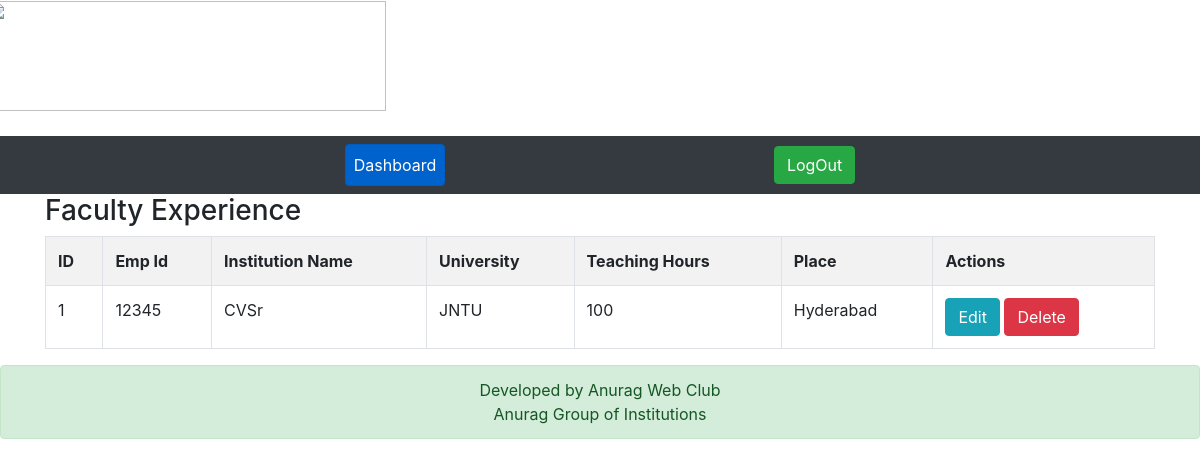
The page /index.php/faculty_experience on the database as committed earlier.
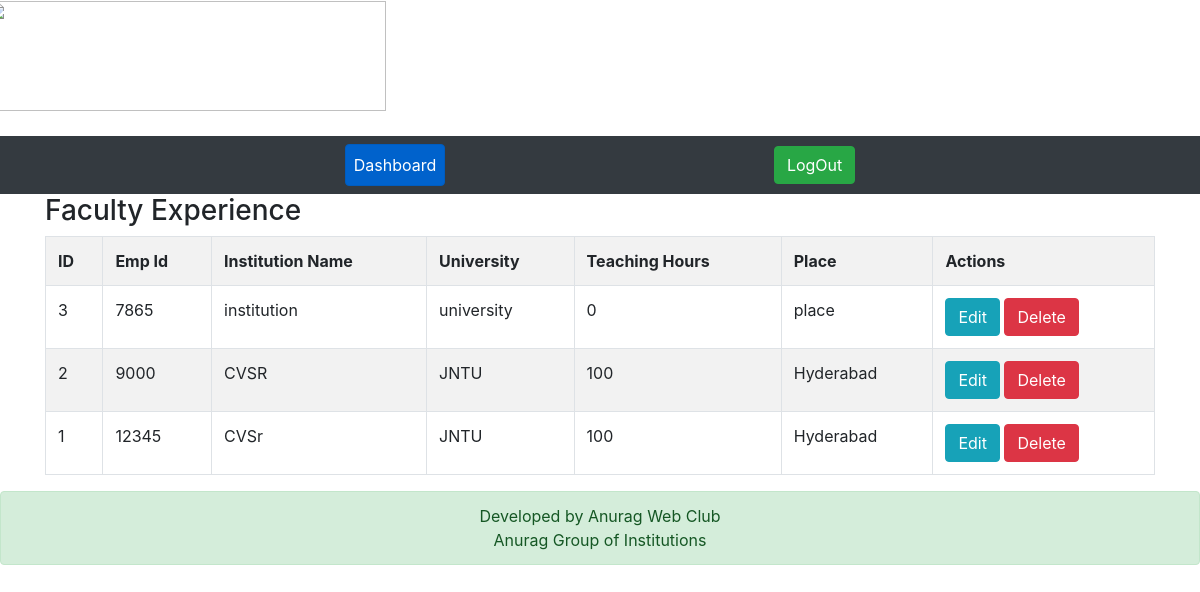
The same page on the database as committed later.
### tables this page shows
CREATE TABLE IF NOT EXISTS `faculty_experience` (
  `id` int(11) NOT NULL AUTO_INCREMENT,
  `emp_id` int(11) NOT NULL,
  `institution_name` varchar(100) NOT NULL,
  `university` varchar(100) NOT NULL,
  `teaching_hours` int(11) NOT NULL,
  `place` varchar(100) NOT NULL,
  PRIMARY KEY (`id`)
);

### application/controllers/Faculty_experience.php (called while the page is built, shortened)
<?php
class Faculty_experience extends CI_Controller{
    function __construct()
    {
        $this->load->model('Faculty_experience_model');
    }
    function index()
    {
        $data['faculty_experience'] = $this->Faculty_experience_model->get_all_faculty_experience();
        $data['heading'] = 'Faculty Experience';
        $data['_view'] = 'faculty_experience/index';
        $this->load->view('layouts/main',$data);
    }
}

### index.php (called while the page is built, shortened)
<?php
require_once BASEPATH.'core/CodeIgniter.php';

### application/models/Faculty_experience_model.php (called while the page is built, shortened)
<?php
class Faculty_experience_model extends CI_Model
{
    function get_all_faculty_experience()
    {
        $this->db->order_by('id', 'desc');
        return $this->db->get('faculty_experience')->result_array();
    }
}

### application/views/faculty_experience/index.php (the view)
<table class="table table-striped table-bordered">
    <tr>
		<th>ID</th>
		<th>Emp Id</th>
		<th>Institution Name</th>
		<th>University</th>
		<th>Teaching Hours</th>
		<th>Place</th>
		<th>Actions</th>
    </tr>
	<?php foreach($faculty_experience as $f){ ?>
    <tr>
		<td><?php echo $f['id']; ?></td>
		<td><?php echo $f['emp_id']; ?></td>
		<td><?php echo $f['institution_name']; ?></td>
		<td><?php echo $f['university']; ?></td>
		<td><?php echo $f['teaching_hours']; ?></td>
		<td><?php echo $f['place']; ?></td>
		<td>
            <a href="<?php echo site_url('faculty_experience/edit/'.$f['id']); ?>" class="btn btn-info btn-xs">Edit</a>
            <a href="<?php echo site_url('faculty_experience/remove/'.$f['id']); ?>" class="btn btn-danger btn-xs">Delete</a>
        </td>
    </tr>
	<?php } ?>
</table>

Rows that differ between the two databases and show on the page:
added faculty_experience: id "3", emp "7865", institution_name "institution", university "university", teaching_hours "0", place "place"
added faculty_experience: id "2", emp "9000", institution_name "CVSR", university "JNTU", teaching_hours "100", place "Hyderabad"
